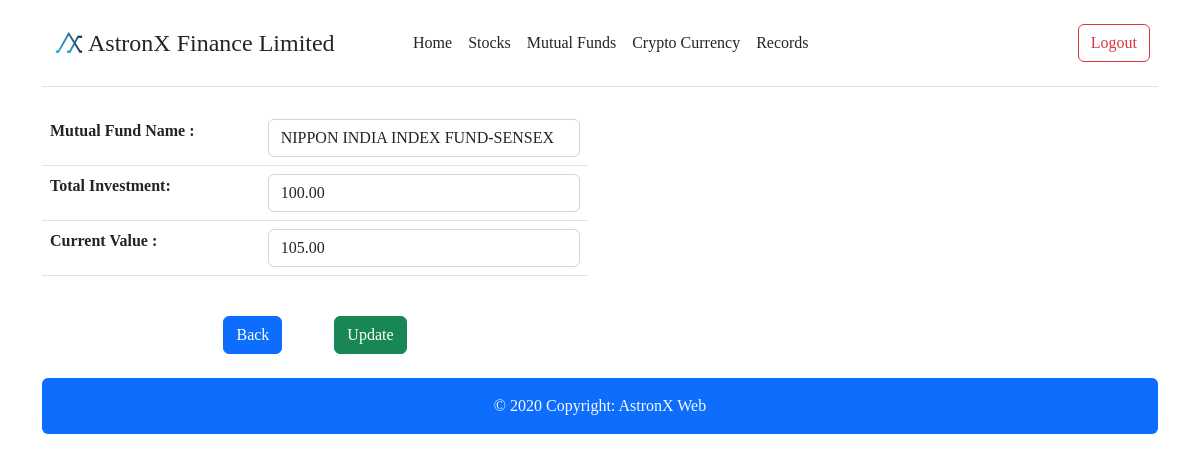
Screenshot of /mutual_fund_edit/2 (signed in) with the database file from the repository.
### main/models.py (models this page shows, shortened)
class mutual_fund_directory(models.Model):
    mutual_fund_name_in_database=models.CharField(default='',max_length=30)
    mutual_fund_type_in_database=models.CharField(default='',max_length=30)
    mutual_fund_created_time_in_database=models.DateTimeField(auto_now_add=True)
    mutual_investment_in_database=models.DecimalField(default=0,max_digits=10, decimal_places=2)
    mutual_fund_return_in_database=models.DecimalField(default=0,max_digits=10, decimal_places=2)
    mutual_fund_profit_in_database=models.DecimalField(default=0,max_digits=10, decimal_places=2)

### main/views.py (the view, shortened to what this page needs)
# urls.py: path('mutual_fund_edit/<int:pk>',views.mutual_fund_edit,name='mutual_fund_edit'),
@login_required
def mutual_fund_edit(request,pk):
    fund_data=get_object_or_404(mutual_fund_directory, pk=pk)
    context={
        'dataline':fund_data,
    }
    return render(request,'mutual_fund_edit.html',context)

### templates/mutual_fund_edit.html (shortened to what this page needs)
{% extends 'base.html' %}
{% load static %}
{% block body %}
<div class="container">
    <form action="" method="POST">
        <div class="row justify-content-around">
            <div class="col-lg-6 col-sm-12">
                <table class="table">
                    <tbody>
                        <tr>
                            <th scope="col-lg-6 col-sm-12"><b>Mutual Fund Name :</b></th>
                            <th scope="col-lg-6 col-sm-12"><input type="text" class="form-control" id="floatingInput"
                                    value="{{dataline.mutual_fund_name_in_database}}" name="fund_name"></th>
                        </tr>
                        <tr>
                            <th scope="col-lg-6 col-sm-12"><b>Total Investment:</b></th>
                            <th scope="col-lg-6 col-sm-12"><input type="number" step=".01" class="form-control"
                                    maxlength="10" id="floatingInput" value="{{dataline.mutual_investment_in_database}}"
                                    name="investment"></th>
                        </tr>
                        <tr>
                            <th scope="col-lg-6 col-sm-12"><b>Current Value :</b></th>
                            <th scope="col-lg-6 col-sm-12"><input type="number" step=".01" class="form-control"
                                    maxlength="10" id="floatingInput" value="{{dataline.mutual_fund_return_in_database}}" name="current_value"></th>
                        </tr>
                    </tbody>
                </table>
                <center><a href="{% url 'mutual_fund_record'%}" class="btn btn-primary m-4">Back</a>
                    <button type="submit" class="btn btn-success m-4">Update</button>
                </center>
            </div>
            <div class="col-lg-6 col-sm-12">
            </div>
        </div>
    </form>
</div>
{% endblock body %}

### templates/base.html (style rules this page uses)
body { font-family: 'Times New Roman', Times, serif; }

### rows the page displays
mutual_fund_directory: fund_name "NIPPON INDIA INDEX FUND-SENSEX", investment "100.00", current_value "105.00"
